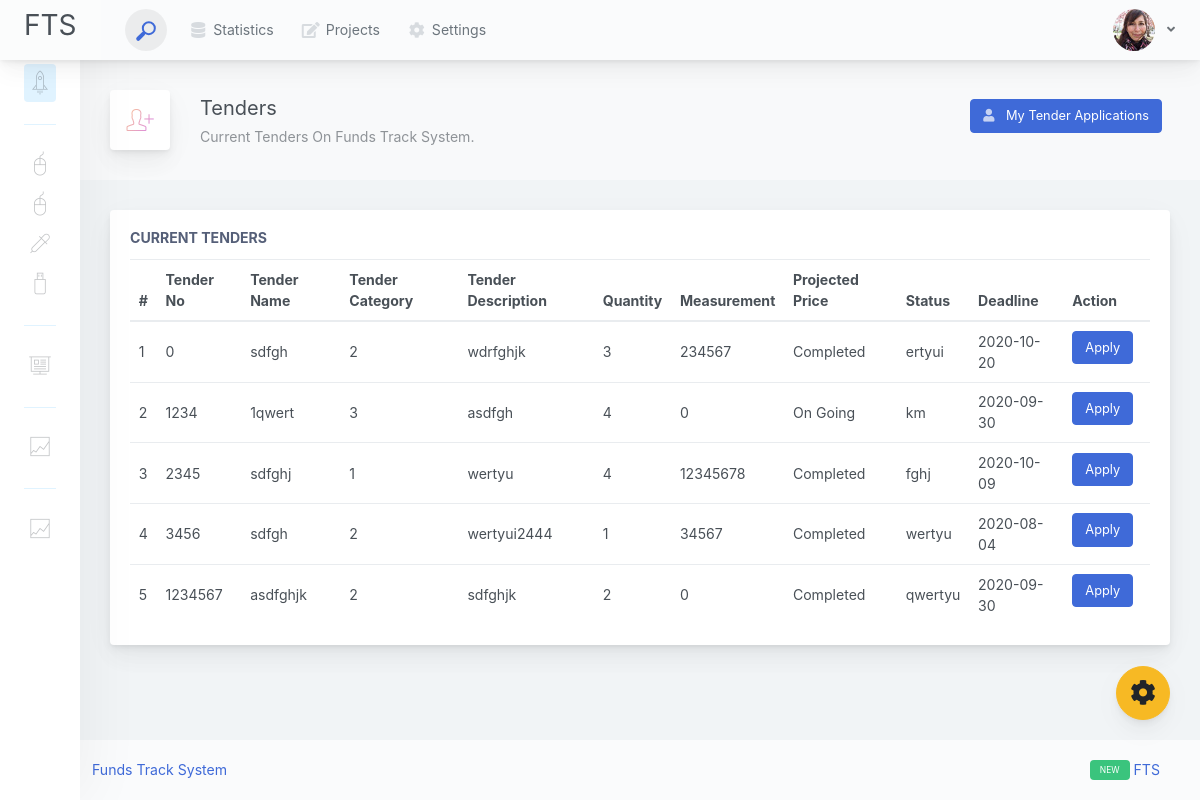
The app's page /candidate/view_tenders.php (signed in) with its own data.
### tables this page shows
CREATE TABLE `tenders` (
  `t_no` int(11) NOT NULL,
  `t_name` varchar(20) NOT NULL,
  `t_category` varchar(20) NOT NULL,
  `t_description` varchar(20) NOT NULL,
  `quantity` int(11) NOT NULL,
  `measurement` varchar(20) NOT NULL,
  `projected_price` int(11) NOT NULL,
  `status` varchar(20) NOT NULL,
  `deadline_date` date NOT NULL,
  `added_on_date` timestamp NOT NULL DEFAULT current_timestamp()
);

### candidate/view_tenders.php (the view, shortened to what this page needs)
<!DOCTYPE html>
<html lang="en">
<head>
<link href="../main.css" rel="stylesheet"></head>
<body>
    <div class="app-container app-theme-white body-tabs-shadow fixed-sidebar fixed-header">
      <?php  include '../includes/candidate/header.php' ?>
      <?php include '../includes/candidate/layout.php'?>
        <div class="app-main">
                    <?php include '../includes/candidate/sidebar.php'?>
                 <div class="app-main__outer">
                    <div class="app-main__inner">
                        <div class="app-page-title">
                            <div class="page-title-wrapper">
                                <div class="page-title-heading">
                                    <div class="page-title-icon">
                                        <i class="pe-7s-add-user icon-gradient bg-mean-fruit">
                                        </i>
                                    </div>
                                    <div>Tenders
                                        <div class="page-title-subheading">Current Tenders On Funds Track System.
                                        </div>
                                    </div>
                                </div>
                                <div class="page-title-actions">
                                    <div class="d-inline-block dropdown">
                                        <a type="button" class="btn mr-2 mb-2 btn-primary" href="view_my_applications.php">
                                            <span class="btn-icon-wrapper pr-2 opacity-7">
                                                <i class="fa fa-user fa-w-20"></i>
                                            </span>
                                            My Tender Applications
                                        </a>
                                    </div>
                                </div>
                             </div>
                        </div>
                 <div class="row">
                            <div class="col-lg-12">
                                <div class="main-card mb-3 card">
                                    <div class="card-body"><h5 class="card-title">Current Tenders</h5>
                                        <table class="mb-0 table table-hover">
                                            <thead>
                                            <tr>
                                                <th>#</th>
                                                <th>Tender No</th>
                                                <th>Tender Name</th>
                                                <th>Tender Category</th>
                                                <th>Tender Description</th>
                                                <th>Quantity</th>
                                                <th>Measurement</th>
                                                <th>Projected Price</th>
                                                <th>Status</th>
                                                <th>Deadline</th>
                                                <th>Action</th>
                                            </tr>
                                            </thead>
                                            <tbody>
   <?php
    $sql = "SELECT * from tenders";
$query = $dbh -> prepare($sql);
$query->execute();
$results=$query->fetchAll(PDO::FETCH_OBJ);
$cnt=1;
if($query->rowCount() > 0)
{
foreach($results as $result)
{
    ?>
                                            <tr>
                                                <td scope="row"><?php echo htmlentities($cnt);?></td>
                                                <td><?php echo htmlentities($result->t_no);?></td>
                                                <td><?php echo htmlentities($result->t_name);?></td>
                                                <td><?php echo htmlentities($result->t_category);?></td>
                                                <td><?php echo htmlentities($result->t_description);?></td>
                                                <td><?php echo htmlentities($result->quantity);?></td>
                                                <td><?php echo htmlentities($result->projected_price);?></td>
                                                <td><?php echo htmlentities($result->status);?></td>
                                                <td><?php echo htmlentities($result->measurement);?></td>
                                                <td><?php echo htmlentities($result->deadline_date);?></td>
                                                <td>
                                                    <button class="btn mr-2 mb-2 btn-primary" data-toggle="modal" data-target=".editUserModal">
                                                        Apply
                                                    </button>
                                                </td>
                                            </tr>
                 <?php $cnt=$cnt+1; } }?>
                                            </tbody>
                                        </table>
                                    </div>
                                </div>
                            </div>
                        </div>
                    </div>
                    <?php include '../includes/candidate/footer.php'?>
                     </div>
        </div>
    </div>
<script type="text/javascript" src="../assets/scripts/main.js"></script></body>
</html>

### records on screen
tenders: t_no "0", t_name "sdfgh", t_category "2", t_description "wdrfghjk", quantity "3", projected_price "234567", status "Completed", measurement "ertyui", deadline_date "2020-10-20"
tenders: t_no "1234", t_name "1qwert", t_category "3", t_description "asdfgh", quantity "4", projected_price "0", status "On Going", measurement "km", deadline_date "2020-09-30"
tenders: t_no "2345", t_name "sdfghj", t_category "1", t_description "wertyu", quantity "4", projected_price "12345678", status "Completed", measurement "fghj", deadline_date "2020-10-09"
tenders: t_no "3456", t_name "sdfgh", t_category "2", t_description "wertyui2444", quantity "1", projected_price "34567", status "Completed", measurement "wertyu", deadline_date "2020-08-04"
tenders: t_no "1234567", t_name "asdfghjk", t_category "2", t_description "sdfghjk", quantity "2", projected_price "0", status "Completed", measurement "qwertyu", deadline_date "2020-09-30"
